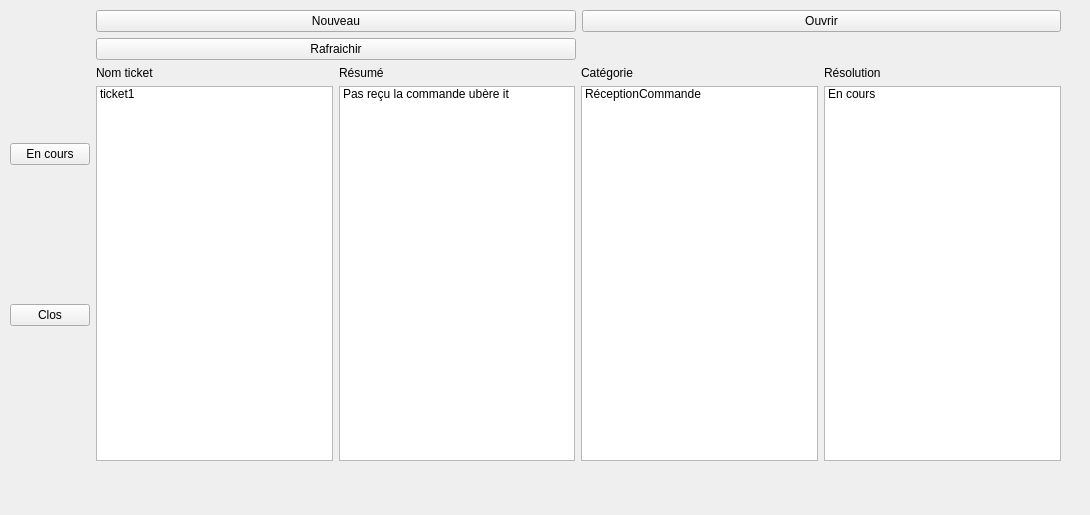
<?xml version="1.0" encoding="UTF-8"?>
<ui version="4.0">
 <class>VueClient</class>
 <widget class="QWidget" name="VueClient">
  <property name="geometry">
   <rect>
    <x>0</x>
    <y>0</y>
    <width>1090</width>
    <height>515</height>
   </rect>
  </property>
  <property name="windowTitle">
   <string>VueClient</string>
  </property>
  <widget class="QWidget" name="horizontalLayoutWidget">
   <property name="geometry">
    <rect>
     <x>10</x>
     <y>10</y>
     <width>1051</width>
     <height>451</height>
    </rect>
   </property>
   <layout class="QHBoxLayout" name="horizontalLayout">
    <item>
     <layout class="QVBoxLayout" name="LayoutFiltres">
      <item>
       <widget class="QPushButton" name="EnCoursButton">
        <property name="text">
         <string>En cours</string>
        </property>
       </widget>
      </item>
      <item>
       <widget class="QPushButton" name="ClosButton">
        <property name="text">
         <string>Clos</string>
        </property>
       </widget>
      </item>
     </layout>
    </item>
    <item>
     <layout class="QVBoxLayout" name="LayoutPage">
      <item>
       <layout class="QGridLayout" name="GLayoutOptions">
        <item row="0" column="1">
         <widget class="QPushButton" name="OuvrirButton">
          <property name="text">
           <string>Ouvrir</string>
          </property>
         </widget>
        </item>
        <item row="0" column="0">
         <widget class="QPushButton" name="NouveauButton">
          <property name="text">
           <string>Nouveau</string>
          </property>
         </widget>
        </item>
        <item row="1" column="0">
         <widget class="QPushButton" name="RafraichirButton">
          <property name="text">
           <string>Rafraichir</string>
          </property>
         </widget>
        </item>
       </layout>
      </item>
      <item>
       <layout class="QHBoxLayout" name="horizontalLayout_2">
        <item>
         <layout class="QVBoxLayout" name="verticalLayout">
          <item>
           <widget class="QLabel" name="labelNomTicket">
            <property name="text">
             <string>Nom ticket</string>
            </property>
           </widget>
          </item>
          <item>
           <widget class="QListWidget" name="listWidgetNomTicket">
            <item>
             <property name="text">
              <string>ticket1</string>
             </property>
            </item>
           </widget>
          </item>
         </layout>
        </item>
        <item>
         <layout class="QVBoxLayout" name="verticalLayout_4">
          <item>
           <widget class="QLabel" name="labelResumeTicket">
            <property name="text">
             <string>Résumé</string>
            </property>
           </widget>
          </item>
          <item>
           <widget class="QListWidget" name="listWidgetResumeTicket">
            <item>
             <property name="text">
              <string>Pas reçu la commande ubère it</string>
             </property>
            </item>
           </widget>
          </item>
         </layout>
        </item>
        <item>
         <layout class="QVBoxLayout" name="verticalLayout_2">
          <item>
           <widget class="QLabel" name="labelCategorieTicket">
            <property name="text">
             <string>Catégorie</string>
            </property>
           </widget>
          </item>
          <item>
           <widget class="QListWidget" name="listWidgetCategorieTicket">
            <item>
             <property name="text">
              <string>RéceptionCommande</string>
             </property>
            </item>
           </widget>
          </item>
         </layout>
        </item>
        <item>
         <layout class="QVBoxLayout" name="verticalLayout_3">
          <item>
           <widget class="QLabel" name="labelStatusResolutionTicket">
            <property name="text">
             <string>Résolution</string>
            </property>
           </widget>
          </item>
          <item>
           <widget class="QListWidget" name="listWidgetStatusResolutionTicket">
            <item>
             <property name="text">
              <string>En cours</string>
             </property>
            </item>
           </widget>
          </item>
         </layout>
        </item>
       </layout>
      </item>
     </layout>
    </item>
   </layout>
  </widget>
 </widget>
 <resources/>
 <connections/>
</ui>
